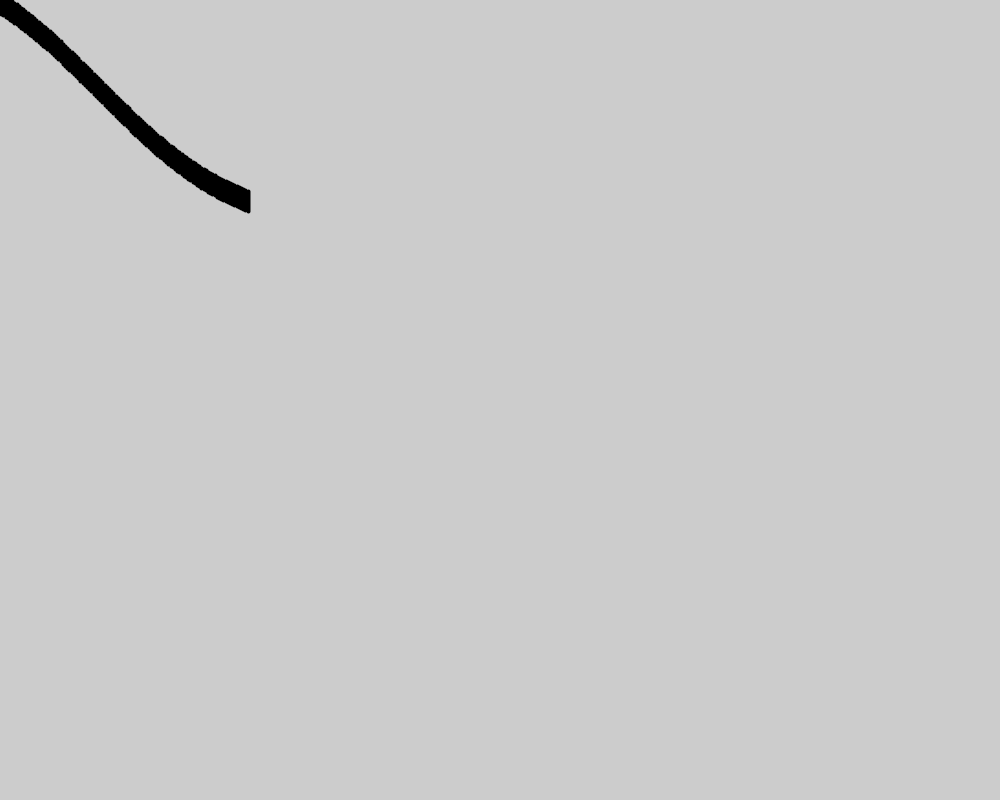
Frame 1 (no input)
Frame 60 (the mouse pressed at the canvas centre just before this capture): identical to frame 1, image omitted
Frame 120 (the mouse held since frame 60 and released just before this capture): identical to frame 1, image omitted

The Processing sketch that drew this single still picture (run headless with seeded random() and noise(); from frame 60 on, the mouse is pressed at the canvas centre):

// Processing sketch: globe_slicer
// ── globe_slicer.pde

float HEIGHT = 30;//cm
float HALFHEIGHT = HEIGHT/2;
float cardboard = 0.22;//cm
float thickness = 2.0;//cm


void setup(){
    size(1000,800);
  
    //1-for(float x=cardboard/2 ;x<HEIGHT; x+= cardboard){
      // 2 - steps + arcsin
    for(float x=-HALFHEIGHT +cardboard/2 ;x<HALFHEIGHT; x+= cardboard){
      //  = x
      float top = x;
      //float bottom = x+cardboard;
      
      float R_outer;
      // scale linear
      // 1- x=0; use lwoer R_outer = sin( bottom /HEIGHT *PI ) * HEIGHT;  // * HEIGHT for cm
      //R_outer = sin( x /HEIGHT *PI ) * HEIGHT;
      
      float alph = sin( (x/HALFHEIGHT));
      R_outer = sin(alph) * HALFHEIGHT;
      float R_inner = R_outer -thickness;
      
      float draw_size = 10;
      
      stroke(0);  strokeWeight(4);
      line( 100+ x*draw_size,100+R_inner*draw_size, 
             100+ x*draw_size,100+R_outer*draw_size);
       // Eo for x 
    }
    
  
  
  // Eo setup
}


void draw (){
  
  
  
  
  // Eo draw
} 
